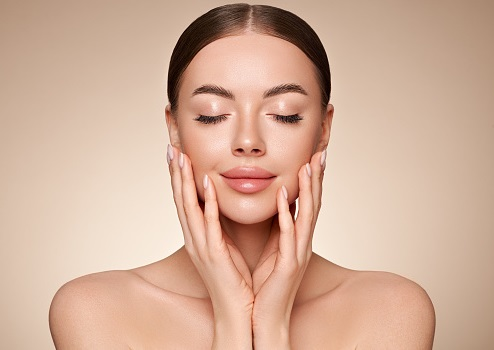
#> input picture Inteligencia Artificial/Semana 4/fotojoven.jpg, 494 x 350 px
$ python procesarImagen.py
#> lines starting #> are read from the running program, lines starting #| are printed output that depends on the picture
import cv2
import numpy as np

imagen = cv2.imread("fotojoven.jpg")
#> imagen is the input picture: shape (350, 494, 3); mean B, G, R 153.3, 174.3, 210.1
cv2.imshow("Foto Original", imagen)
#declarar una variable y crear matriz de 300x300 en
# 3 dimenciones para mostrar el resultado
#vertical, horizontal y ventana
#Declaramos BGR para tener un contenedor
bgr = np.zeros((200,200,3),dtype=np.uint8)
bgr[:,:,:]=(0,255,245)
cv2.imshow("Ventana BGR", bgr)
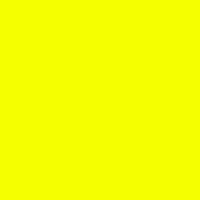
#> window 'Ventana BGR': shape (200, 200, 3); mean B, G, R 0, 255, 245
#Manejo de Tonos de BGR
bgr = imagen
c1 = bgr[:,:,0]
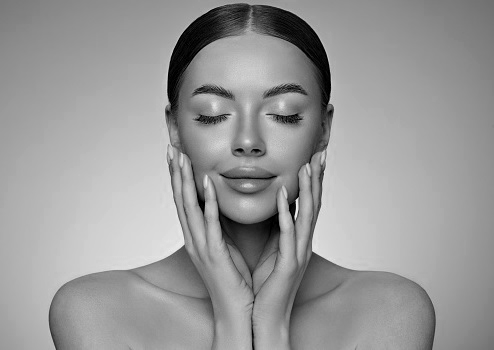
#> c1: shape (350, 494); min 0, max 240, mean 153.3
c2 = bgr[:,:,1]
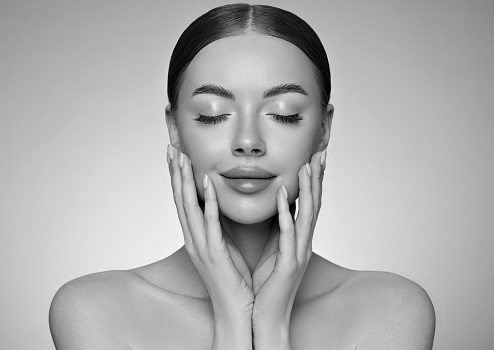
#> c2: shape (350, 494); min 0, max 253, mean 174.3
c3 = bgr[:,:,2]
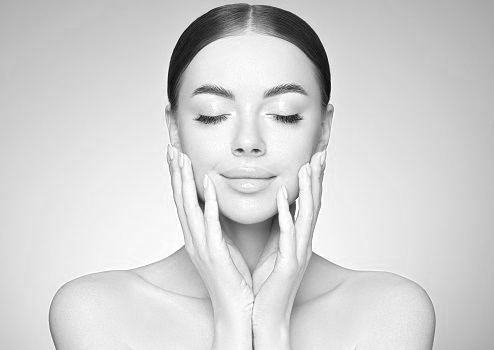
#> c3: shape (350, 494); min 11, max 255, mean 210.1
#ahora creamos es stack de tonos
cv2.imshow('Imagen en BGR con Tonos',np.hstack([c1,c2,c3]))
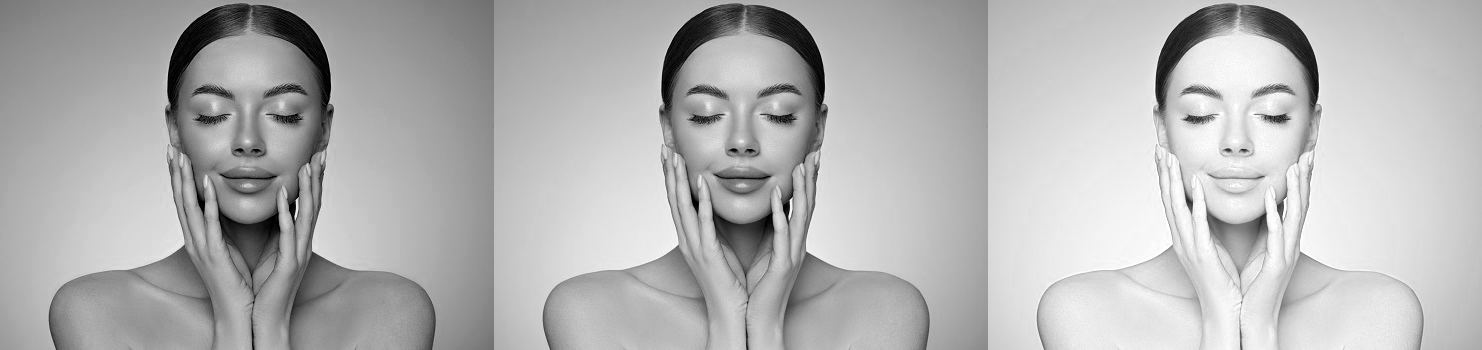
#> window 'Imagen en BGR con Tonos': shape (350, 1482); min 0, max 255, mean 179.2
cv2.waitKey(0)
cv2.destroyAllWindows()

$ run again, with Inteligencia Artificial/Semana 4/fotomayor.jpeg copied over Inteligencia Artificial/Semana 4/fotojoven.jpg
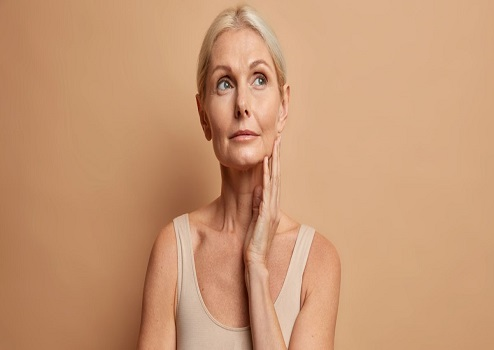
#> input picture Inteligencia Artificial/Semana 4/fotomayor.jpeg, 494 x 350 px
#> imagen is the input picture: shape (350, 494, 3); mean B, G, R 115.9, 152.1, 200.4
#> `c3 = bgr[:,:,2]`:
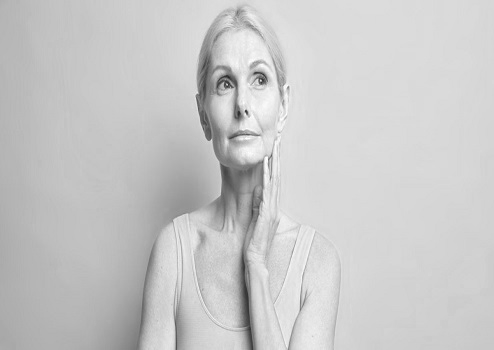
#> c3: shape (350, 494); min 40, max 255, mean 200.4
#> `cv2.imshow('Imagen en BGR con Tonos',np.hstack([c1,c2,c3]))`:
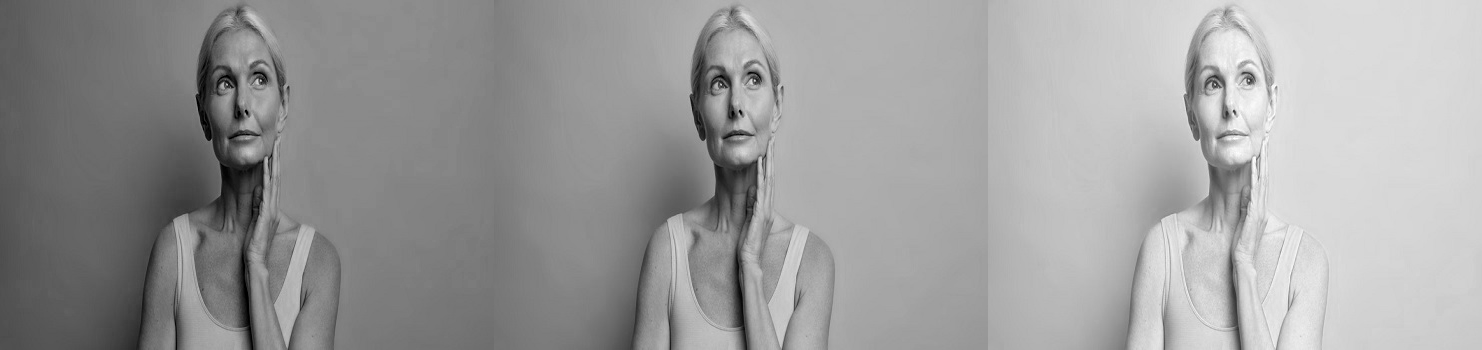
#> window 'Imagen en BGR con Tonos': shape (350, 1482); min 0, max 255, mean 156.2
